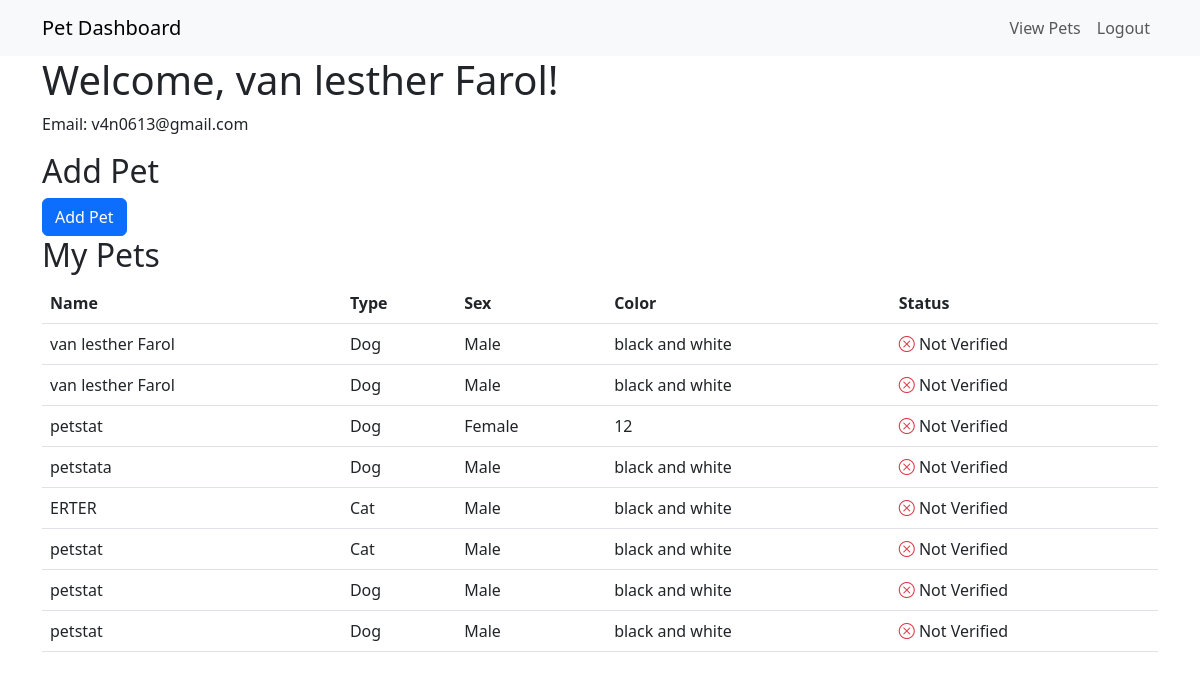
/dashboard.php (signed in), run on the app's committed database.
### tables this page shows
CREATE TABLE `pet` (
  `petID` int(11) NOT NULL,
  `residentID` int(11) NOT NULL,
  `petType` tinyint(1) NOT NULL,
  `pname` varchar(50) NOT NULL,
  `sex` tinyint(1) NOT NULL,
  `color` varchar(50) NOT NULL,
  `vacID` int(11) NOT NULL,
  `status` tinyint(1) NOT NULL
);

### class/pet.php (called while the page is built, shortened)
<?php
require_once "db_connect.php";
class Pet {
    public function getPetsByResidentID($residentID) {
        global $conn;
        try {
            $stmt = $conn->prepare("SELECT * FROM pet WHERE residentID = ?");
            $stmt->bind_param("i", $residentID);
            $stmt->execute();
            $result = $stmt->get_result();
            $pets = $result->fetch_all(MYSQLI_ASSOC);
            return $pets;
        } catch (PDOException $e) {
            echo "Error: " . $e->getMessage();
            return false;
        }
    }
}
?>

### dashboard.php (the view, shortened to what this page needs)
<?php
$user = $_SESSION['user'];
require_once("class/pet.php");
$pet = new Pet();
$pets = $pet->getPetsByResidentID($user['residentID']);
?>
<!DOCTYPE html>
<html>
<head>
    <link rel="stylesheet" href="https://cdnjs.cloudflare.com/ajax/libs/bootstrap/5.3.0/css/bootstrap.min.css">
    <link rel="stylesheet" href="https://cdn.jsdelivr.net/npm/bootstrap-icons@1.7.2/font/bootstrap-icons.css">
</head>
<body>
    <nav class="navbar navbar-expand-lg navbar-light bg-light">
        <div class="container">
            <a class="navbar-brand" href="#">Pet Dashboard</a>
            <ul class="navbar-nav ml-auto">
                <li class="nav-item">
                    <a class="nav-link" href="viewPet.php">View Pets</a>
                </li>
                <li class="nav-item">
                    <a class="nav-link" href="logout.php">Logout</a>
                </li>
            </ul>
        </div>
    </nav>
    <div class="container">
        <h1>Welcome, <?php echo isset($user['name']) ? $user['name'] : ''; ?>!</h1>
        <p>Email: <?php echo isset($user['email']) ? $user['email'] : ''; ?></p>
    </div>
    <div class="container">
        <h2>Add Pet</h2>
        <button class="btn btn-primary" data-bs-toggle="modal" data-bs-target="#addPetModal">Add Pet</button>
    </div>
    <div class="container">
        <h2>My Pets</h2>
        <table class="table">
            <thead>
                <tr>
                    <th>Name</th>
                    <th>Type</th>
                    <th>Sex</th>
                    <th>Color</th>
                    <th>Status</th>
                </tr>
            </thead>
            <tbody>
                <?php foreach ($pets as $pet) { ?>
                    <tr>
                        <td><?php echo $pet['pname']; ?></td>
                        <td><?php echo ($pet['petType'] == 0) ? 'Dog' : 'Cat'; ?></td>
                        <td><?php echo ($pet['sex'] == 0) ? 'Male' : 'Female'; ?></td>
                        <td><?php echo $pet['color']; ?></td>
                        <td>
    <?php if ($pet['status'] == 0) { ?>
        <i class="bi bi-x-circle text-danger"></i> Not Verified
    <?php } else { ?>
        <i class="bi bi-check-circle text-success"></i> Verified
    <?php } ?>
</td>
                    </tr>
                <?php } ?>
            </tbody>
        </table>
    </div>
</body>
</html>

### data on the page
pet: pname "van lesther Farol", petType "Dog", sex "Male", color "black and white", status 0 (drawn)
pet: pname "van lesther Farol", petType "Dog", sex "Male", color "black and white", status 0 (drawn)
pet: pname "petstat", petType "Dog", sex "Female", color "12", status 0 (drawn)
pet: pname "petstata", petType "Dog", sex "Male", color "black and white", status 0 (drawn)
pet: pname "ERTER", petType "Cat", sex "Male", color "black and white", status 0 (drawn)
pet: pname "petstat", petType "Cat", sex "Male", color "black and white", status 0 (drawn)
pet: pname "petstat", petType "Dog", sex "Male", color "black and white", status 0 (drawn)
pet: pname "petstat", petType "Dog", sex "Male", color "black and white", status 0 (drawn)

### other printed values
$user['name'] "van lesther Farol"
$user['email'] "v4n0613@gmail.com"
